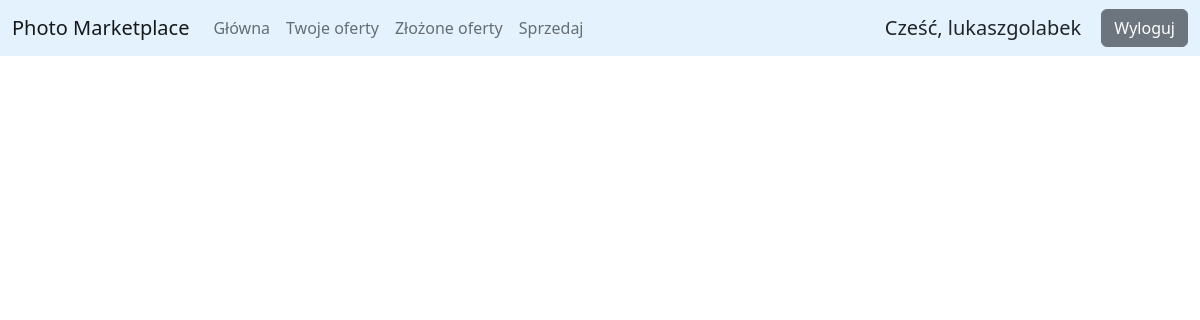
The app's page /messages/17/ (signed in), older data.
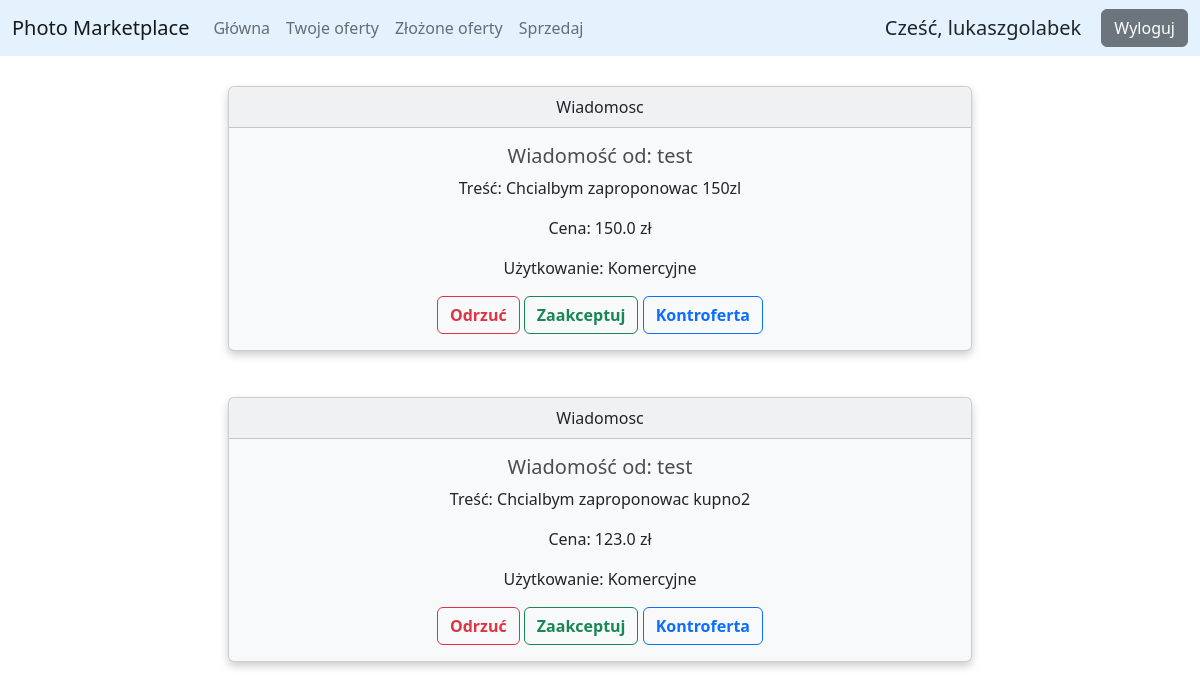
The same page, newer data.
### myapp/models.py (models this page shows)
class Messages(models.Model):
    usage_possibilities = (('P', 'Prywatne'), ('K', 'Komercyjne'), ('KO', 'Komercyjne ograniczone'))
    status_possibilities = (('A', 'Zaakceptowana'), ('O', 'Odrzucona'))
    photo_id = models.ForeignKey(Product, on_delete=models.CASCADE)
    user_from = models.CharField(max_length=100)
    user_to = models.CharField(max_length=100)
    message_text = models.CharField(max_length=600, null=True, blank=True)
    negotiation_price = models.FloatField()
    negotiation_usage = models.CharField(max_length=2, choices=usage_possibilities)
    negotiation_status = models.CharField(max_length=1, choices=status_possibilities, blank=True)

### myapp/views.py (the view)
# urls.py: path('messages/<int:id>/', views.message_page, name='messages'),
@login_required(login_url='login')
def message_page(request, id):
    username = request.user.username
    photo = get_object_or_404(Product, pk=id)
    offers = Messages.objects.filter(user_to=username, photo_id=photo)
    photo_usage = photo.usage
    if photo_usage == 'K':
        usage = 'Komercyjne'
    elif photo_usage == 'P':
        usage = 'Prywatne'
    else:
        usage = 'Komercyjne ograniczone'
    context = {'offers': offers,
               'usage': usage}
    return render(request, 'marketplace/messages.html', context)

### myapp/templates/marketplace/messages.html
{% extends 'marketplace/main.html' %}
{% load static %}
{% block content %}
<div class="row" style="margin-bottom: 20px;">
    {% for offer in offers %}
        <div class="col-lg-12" style="margin-bottom: 20px;">
          <div class="card bg-light mb-3">
            <div class="card-header">Wiadomosc</div>
              <div class="card-body">
                <h5 class="card-title">Wiadomość od: {{offer.user_from}}</h5>
                <p class="card-text"> Treść: {{offer.message_text}}</p>
                <p class="card-text">Cena: {{offer.negotiation_price}} zł</p>
                <p class="card-text">Użytkowanie: {{usage}}</p>
                <a class="btn btn-outline-danger" href="#" ><strong>Odrzuć</strong></a>
                <a class="btn btn-outline-success" href="#" ><strong>Zaakceptuj</strong></a>
                <a class="btn btn-outline-primary" href="#" ><strong>Kontroferta</strong></a>
              </div>
          </div>
        </div>
    {% endfor %}
</div>
{% endblock content %}

### myapp/templates/marketplace/main.html (shortened to what this page needs)
<!DOCTYPE html>
{% load static %}
<html>
<head>
    <link href="https://cdn.jsdelivr.net/npm/bootstrap@5.2.2/dist/css/bootstrap.min.css" rel="stylesheet"
>
    <link rel="stylesheet" type="text/css" href="{% static 'css/main.css' %}">
</head>
<body>
    <nav class="navbar navbar-expand-lg" style="background-color: #e3f2fd;; margin-bottom: 20px;">
      <div class="container-fluid">
        <a class="navbar-brand" href="{% url 'mainpage' %}">Photo Marketplace</a>
        <div class="collapse navbar-collapse" id="navbarSupportedContent">
          <ul class="navbar-nav me-auto mb-2 mb-lg-0">
            <li class="nav-item">
              <a class="nav-link {% if page_name == 'mainpage' %} active {% endif %}" aria-current="page" href="{% url 'mainpage' %}">Główna</a>
            </li>
            <li class="nav-item">
              <a class="nav-link {% if page_name == 'active' %} active {% endif %}" aria-current="page" href="{% url 'active' %}">Twoje oferty</a>
            </li>
            <li class="nav-item">
              <a class="nav-link {% if page_name == 'create' %} active {% endif %}" aria-current="page" href="#">Złożone oferty</a>
            </li>
            <li class="nav-item">
              <a class="nav-link {% if page_name == 'create' %} active {% endif %}" aria-current="page" href="{% url 'create' %}">Sprzedaj</a>
            </li>
          </ul>
            <span id="welcome-msg">Cześć, {{request.user}}   </span>
            <span><a href="{% url 'logout' %}" class="btn btn-secondary">Wyloguj</a></span>
        </div>
      </div>
    </nav>
    <div class="container">
        <br>
        {% block content %}
        {% endblock content %}
    </div>
</body>
</html>

### static/css/main.css (style rules this page uses)
h1,h2,h3,h4,h5,h6 { color:hsl(0, 0%, 30%); }
.col-lg-4, .col-lg-6, .col-lg-8, .col-lg-12 { margin-top: 10px; }
.btn { border-radius: 3; }
.container { display: flex; align-items: center; justify-content: center }
.card { box-shadow: 0 4px 8px 0 rgba(0, 0, 0, 0.2); max-width: 800px; margin: auto; text-align: center; }

### myapp/templates/marketplace/main.html (style rules this page uses)
#welcome-msg { font-size: 20px; margin-right: 20px }

Row changes from the older to the newer data that the page shows:
added Messages: user_from "test", message_text "Chcialbym zaproponowac 150zl", negotiation_price "150.0", usage "Komercyjne"
added Messages: user_from "test", message_text "Chcialbym zaproponowac kupno2", negotiation_price "123.0", usage "Komercyjne"
